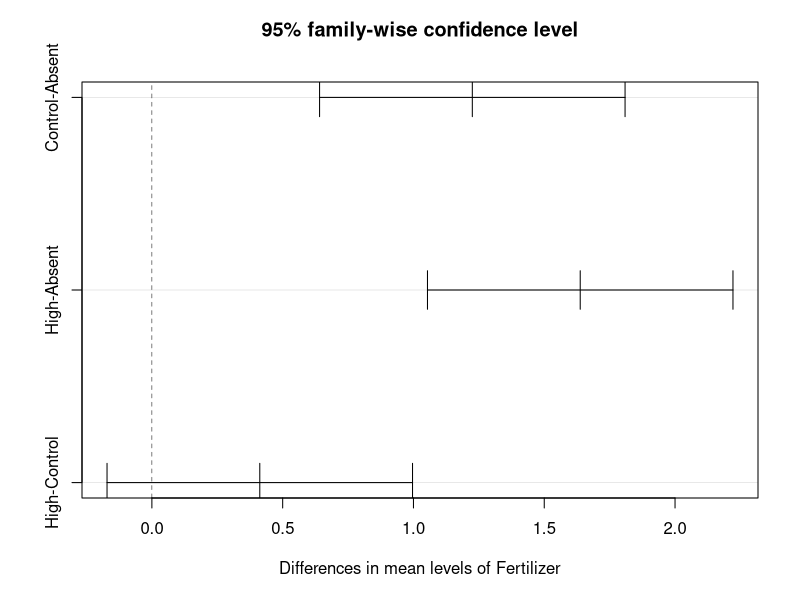

Write the R code that produced this figure.
## ---- chunk 1
knitr::opts_chunk$set(echo = TRUE, warning=FALSE, message=FALSE)
## ---- chunk 2
experiment.data <- data.frame( Block = factor(rep(paste0("Field", 1:8),3)), 
                               Fertilizer = factor(rep(c("Control", "Absent", "High"), each = 8)),
                               yields = c(9.3, 8.7, 9.3, 9.5, 9.9, 8.9, 8.3, 9.1,
                                          8.7, 7.1, 8.2, 8.9, 9.1, 8.0, 6.2, 7.0,
                                          10.0, 9.1, 10.4, 10.0, 10.8, 9.0, 8.9, 8.1))
experiment.data 
## ---- chunk 3
anova.fit <- aov(yields ~ Fertilizer + Block, data = experiment.data)
summary(anova.fit) # this commend returns ANOVA table
## ---- chunk 4
# the 95% confidence interval for \sigma^2 is
c(0,  2.787/qchisq(p = 0.05, df = 14))
## ---- chunk 5
library(dplyr)
(treat_mean <- experiment.data %>%
        group_by(Fertilizer) %>%
        summarise(mean_Treatment = mean(yields)))
cat("the confidence interval for the difference btw Absend and Control is (",
    c(7.9 - 9.125 - qt(p = 0.05/2, df = 2*7, lower.tail = F)*sqrt(2*0.199/8),
      7.9 - 9.125 + qt(p = 0.05/2, df = 2*7, lower.tail = F)*sqrt(2*0.199/8)), ").")
## ---- chunk 6
experiment.data %>%
        group_by(Block) %>%
        summarise(mean_Block = mean(yields))
cat("the confidence interval for the difference btw Feild1 and Feild2 is (",
    c(9.333 - 8.300 - qt(p = 0.05/2, df = 2*7, lower.tail = F)*sqrt(2*0.199/3),
      9.333 - 8.300 + qt(p = 0.05/2, df = 2*7, lower.tail = F)*sqrt(2*0.199/3)), ").")
## ---- chunk 7
w.B <- qt(p = 0.05/2/5, df = 2*7, lower.tail = F)
c.vector <- c(-1, 0.5, 0.5)
# the Bonferroni confidence interval is 
c(treat_mean$mean_Treatment%*%c.vector - w.B*sqrt(0.199*sum(c.vector^2)/8), 
  treat_mean$mean_Treatment%*%c.vector + w.B*sqrt(0.199*sum(c.vector^2)/8))
## ---- chunk 8
# the Scheffe confidence interval is 
w.S <- sqrt((3-1) * qf(p = 0.95, df1 = 3-1, df2 = 2*7))
c(treat_mean$mean_Treatment%*%c.vector - w.S*sqrt(0.199*sum(c.vector^2)/8), 
  treat_mean$mean_Treatment%*%c.vector + w.S*sqrt(0.199*sum(c.vector^2)/8))
## ---- chunk 9
TukeyHSD(anova.fit, "Fertilizer", ordered = TRUE, conf.level = 0.95)
plot(TukeyHSD(anova.fit, "Fertilizer", ordered = TRUE, conf.level = 0.95))
